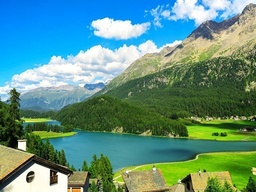
#> input picture k-means/img2.jpg, 256 x 192 px, shrunk from 800 x 600 before the run, found by its file name
$ python k-means-BGR.py
#> lines starting #> are read from the running program, lines starting #| are printed output that depends on the picture
import cv2
import numpy as np

# 載入圖片
img = cv2.imread("D:\\Python\\trainnig\\k-means\\img2.jpg")
#> img is the input picture: shape (192, 256, 3); mean B, G, R 132.8, 145, 95.9
h, w, c = img.shape
#> h = 192; w = 256; c = 3

# 調整 image 矩陣 ; (-1)代表np由剩下的維度計算 (x,y)從2維改成一維
img = np.reshape(img,(-1,3))
'''
img 降成二維矩陣
axis = 0 列 row :bgr值  ， 每列分別運算處理
axis = 1 欄 col: b,g,r ，每欄分別運算處理
[[229 110   1]
 [229 110   1]
 [229 110   1]
 ...
 [ 25  47  29]]
'''

# 新圖片
img_kmeans = np.zeros((h * w, 3), dtype= np.uint8) # 圖片要還原成uint8 才能正常顯示

#------------------- 設定隨機數與初始值---------------------------------
# k聚類中心數量
k = 5
# [12 lines of commented-out code are left out]
a = 255/k #51
rand1 = np.random.randint(low= 0, high=(a)) # 隨機取K個數，範圍h*w
rand2 = np.random.randint(low= a, high=(a*2))
rand3 = np.random.randint(low= a*2, high=(a*3))
rand4 = np.random.randint(low= a*3, high=(a*4))
rand5 = np.random.randint(low= a*4, high=(a*5))
cluster = np.zeros((k,3),dtype = np.uint8)
cluster[0] = [rand1,rand1,rand1]
cluster[1] = [rand2,rand2,rand2]
cluster[2] = [rand3,rand3,rand3]
cluster[3] = [rand4,rand4,rand4]
cluster[4] = [rand5,rand5,rand5]


'''
cluster 把k值存成二維矩陣
[[b1  g1  r1]    k1
 [b2  g2  r2]    k2
 [b3  g3  r3]    k3
 ...]
'''
print(cluster)

cluster_new = np.zeros((k,3),dtype=np.int32) # 新聚類中心    #(BGR值存放k個)

Flag = np.zeros((h*w),dtype=np.int32) # 存放是哪個聚類

# 迴圈初始值
delta = 100

# --------------------------------------------------------------------------
# 重複迴圈直到 群集中心的差異收斂
while delta > 1:

        # Step1. 計算像素到每個聚類中心的距離
        for i in range(w*h):
                distance = np.sqrt(np.sum((cluster - img[i])**2, axis=1))   # 距離 = 平方差相加開根號

                Flag[i] = np.argmin(distance)
                '''
                distance [d1 d2 d3 ... dn] 像素到每個聚類中心的距離 存成一維矩陣
                Flag[i] = 0~k
                np.argmin 找出d1~dn最小值，並返回位置 0~k
                '''
                #print(distance,Flag[i])


        # 對每一個群取平均，找出新的平均值
        # 分別從群組0~群組2 進行平均
        for j in range(k):
                cluster_new[j] = np.mean( img[ Flag == j ], axis=0 ) # 對所有 Flag = 0~k 的群組分別 ; axis=0 ;分別將 b1~bn ,g1~gn , r1~rn 做平均
                '''
                img[ Flag ==j ] :所有符合群組 j 的像素
                axis = 0 : 對每欄做平均,分別運算 b1~bn ,g1~gn , r1~rn ， 得到新的 B G R 平均
                cluster_new[j] : 存到新的聚類中心矩陣 # array(k,3)
                '''


        d1 = np.sum(cluster)
        d2 = np.sum(cluster_new)
        delta = np.abs(d1-d2)
        #print(d1,d2,delta)

        # 更新群集中心
        cluster = np.copy(cluster_new)
#> after the loop, cluster_new = [[36, 81, 53], [137, 134, 76], [230, 229, 216], [248, 156, 11], [90, 175, 159]]

# 把分類完得聚類中心 BGR 值，丟回同一類的像素點
for i in range(k) :
        img_kmeans[Flag == i] = cluster_new[i]

# 還原圖片矩陣
img_kmeans = np.reshape(img_kmeans,(h, w, 3))
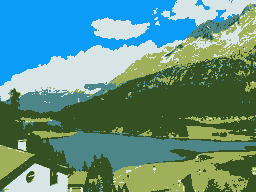
#> img_kmeans: shape (192, 256, 3); mean of channels 0, 1, 2 132.5, 144.5, 95.4; drawn as B, G, R

cv2.imshow("kmeans", img_kmeans)
cv2.waitKey(0)
